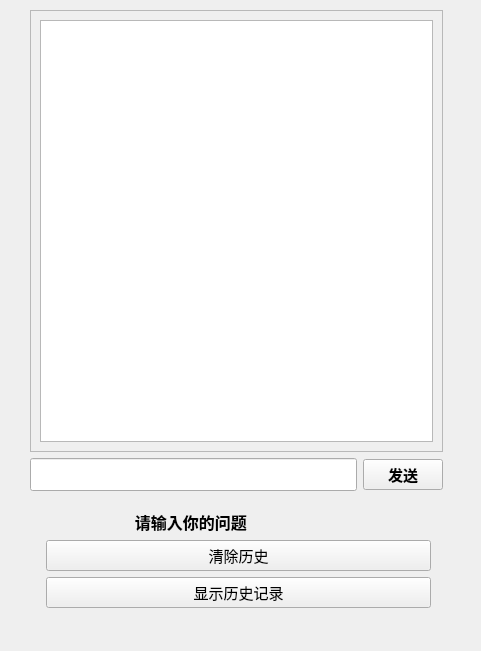
<?xml version="1.0" encoding="UTF-8"?>
<ui version="4.0">
 <class>Widget</class>
 <widget class="QWidget" name="Widget">
  <property name="geometry">
   <rect>
    <x>0</x>
    <y>0</y>
    <width>481</width>
    <height>651</height>
   </rect>
  </property>
  <property name="sizeIncrement">
   <size>
    <width>100</width>
    <height>177</height>
   </size>
  </property>
  <property name="font">
   <font>
    <pointsize>11</pointsize>
    <bold>false</bold>
    <kerning>false</kerning>
   </font>
  </property>
  <property name="windowTitle">
   <string>Widget</string>
  </property>
  <widget class="QWidget" name="layoutWidget">
   <property name="geometry">
    <rect>
     <x>30</x>
     <y>10</y>
     <width>413</width>
     <height>481</height>
    </rect>
   </property>
   <layout class="QVBoxLayout" name="verticalLayout_2">
    <item>
     <widget class="QScrollArea" name="scrollArea">
      <property name="widgetResizable">
       <bool>true</bool>
      </property>
      <widget class="QWidget" name="scrollAreaWidgetContents">
       <property name="geometry">
        <rect>
         <x>0</x>
         <y>0</y>
         <width>409</width>
         <height>426</height>
        </rect>
       </property>
       <layout class="QVBoxLayout" name="verticalLayout_3">
        <item>
         <widget class="QListWidget" name="listWidget">
          <property name="font">
           <font>
            <pointsize>7</pointsize>
            <bold>true</bold>
            <kerning>false</kerning>
           </font>
          </property>
         </widget>
        </item>
       </layout>
      </widget>
     </widget>
    </item>
    <item>
     <layout class="QVBoxLayout" name="verticalLayout">
      <item>
       <layout class="QHBoxLayout" name="horizontalLayout">
        <item>
         <widget class="QLineEdit" name="lineEdit">
          <property name="font">
           <font>
            <pointsize>16</pointsize>
            <bold>true</bold>
            <kerning>false</kerning>
           </font>
          </property>
         </widget>
        </item>
        <item>
         <widget class="QPushButton" name="pushButton">
          <property name="font">
           <font>
            <pointsize>11</pointsize>
            <bold>true</bold>
            <kerning>false</kerning>
           </font>
          </property>
          <property name="text">
           <string>发送</string>
          </property>
         </widget>
        </item>
       </layout>
      </item>
     </layout>
    </item>
   </layout>
  </widget>
  <widget class="QWidget" name="">
   <property name="geometry">
    <rect>
     <x>40</x>
     <y>510</y>
     <width>391</width>
     <height>119</height>
    </rect>
   </property>
   <layout class="QFormLayout" name="formLayout">
    <item row="1" column="1">
     <widget class="QPushButton" name="deletehistory">
      <property name="text">
       <string>清除历史</string>
      </property>
     </widget>
    </item>
    <item row="2" column="1">
     <widget class="QPushButton" name="historybutton">
      <property name="text">
       <string>显示历史记录</string>
      </property>
     </widget>
    </item>
    <item row="0" column="1">
     <widget class="QLabel" name="label">
      <property name="font">
       <font>
        <pointsize>12</pointsize>
        <bold>true</bold>
        <kerning>false</kerning>
       </font>
      </property>
      <property name="text">
       <string>                    请输入你的问题</string>
      </property>
     </widget>
    </item>
   </layout>
  </widget>
 </widget>
 <resources/>
 <connections/>
</ui>
